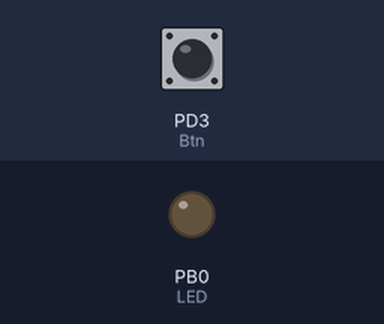
Bench run of a program on a simulated ATmega328P, built with avr-gcc and emulated at 16 MHz (the files do not name the chip). Shown: output pins drawn as LEDs (lit = HIGH). Inputs (shaded band) come from the test bench; at power-on: PD3 (Btn) HIGH.

Above: at 1.2 s.
1.3 s: PD3 (Btn) pulled LOW for 0.15 s
At 1.37 s:
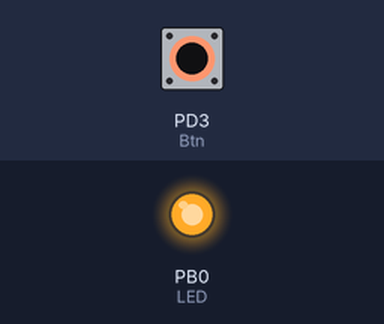
2.9 s: PD3 (Btn) pulled LOW for 3.2 s
At 7.1 s:
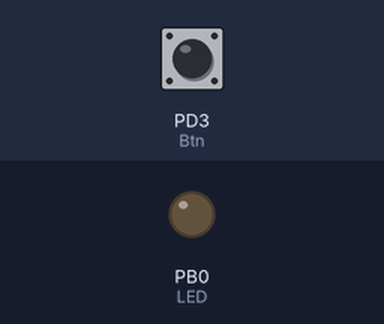
Timing chart, 0 to 8.6 s (numbered marks = the images above; inputs shaded):
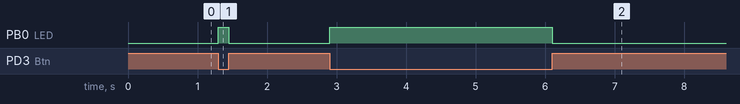

The program:

main.c
```c
/*
 * Toggle an LED with a button
 * We'll be reading I/O to toggle an LED
 *
 *
 */
#define F_CPU 16000000UL  // run our crystal at 16 MHz
#include <avr/io.h>

#define LED PB0 // connect an LED to PINB0 (pin 8 on an Arduino board)
#define Btn PD3 // connect a button to PIND3  (pin 3 on an Arduino board)
//add some macros for readability
#define LED_on PORTB |= (1<<LED);  //set led bit to PORTB
#define LED_off PORTB &= ~(1<<LED); //clear led bit from PORTB

int main(void)
{
   DDRB |= (1<<LED); // set PB0 as output
   DDRD &= ~(1<<Btn); // not necessarily but make sure this bit is set as an output
   PORTD |=(1<<Btn); // turn on an internal pull-up resistor
    while (1)
    {
	if (bit_is_clear(PIND,Btn)) //if button is pressed LED on
	{
	LED_on;
	}
	else  // button isn't plessed LED off
	{
	LED_off;
	}
    }
}
```

Measured:
- after the input at 1.3 s, PB0 (LED): LOW → HIGH at once, → LOW 0.15 s later
- after the input at 2.9 s, PB0 (LED): LOW → HIGH at once, → LOW 3.2 s later
